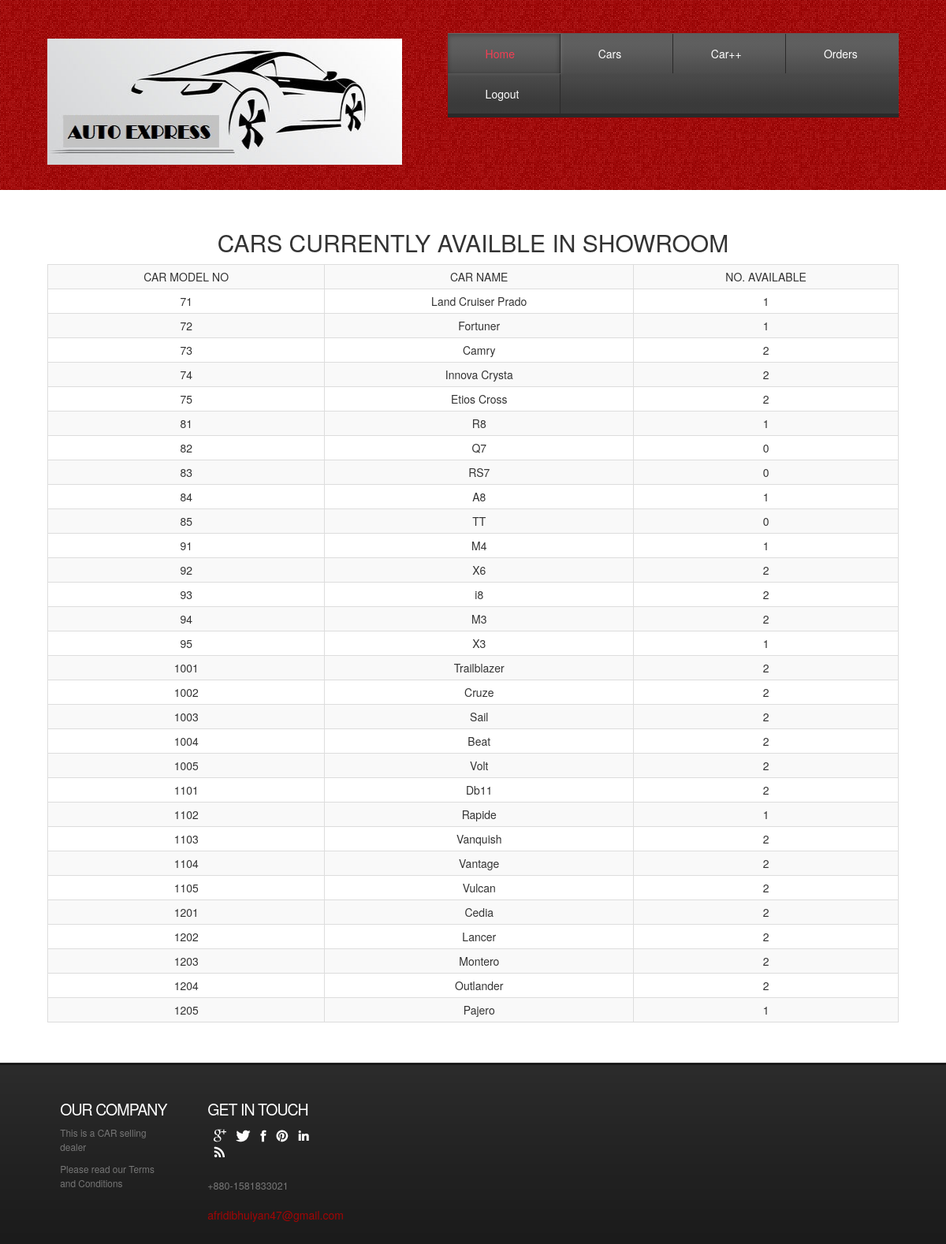
The page /admin/admincars.php (signed in) on the database its author committed.
### tables this page shows
CREATE TABLE `model` (
  `model` int(11) NOT NULL,
  `m_id` int(11) NOT NULL,
  `name` varchar(20) NOT NULL,
  `product_price` varchar(255) NOT NULL,
  `year` year(4) NOT NULL,
  `basic_spec` varchar(200) NOT NULL
);

### admin/admincars.php (the view, shortened to what this page needs)
<!DOCTYPE HTML>
<html>
<head>
<link href="css/style.css" rel="stylesheet" type="text/css" media="all" />
<link rel="stylesheet" href="https://maxcdn.bootstrapcdn.com/bootstrap/3.3.7/css/bootstrap.min.css">
</head>
<body>
<div class="header">
<div class="wrap">
	<div class="header-bot">
		 <div class="logo">
			 <a href="about.html"><img src="images/logo.png" alt="" style="width:450px; height: 160px;"></a>
		 </div>
		 <div class="cart">
		    <div class="menu-main">
			   <ul class="dc_css3_menu">
					<li class="active"><a href="admin.php">Home</a></li>
					 <li><a href="admincars.php">Cars</a></li>
                     <li><a href="adminaddcar.php">Car++</a></li>
                     <li><a href="adminorders.php">Orders</a></li>
                     <li><a href="adminLogout.php">Logout</a></li>
		     	</ul>
			</div>
		</div>
	   </div>
	  </div>
</div>
<div class="header-bottom">
	<div class="wrap">
		<div class="page-not-found">
			<div class="text-center">
          <h2>CARS CURRENTLY AVAILBLE IN SHOWROOM
          </h2>
        </div>
        <div class="container-fluid row">
            <div class="col-md-3"></div>
          <div class="s">
                  <table class="table table-bordered table-responsive table-striped table-hover table-condensed text-center " >
                    <tr>
                        <th class = "text-center">CAR MODEL NO</th>
                        <th class = "text-center">CAR NAME</th>
                        <th class = "text-center">NO. AVAILABLE</th>
                     </tr>
                              <?php
                                 $db=mysqli_connect("localhost","root","","car_showroom");
                                    $getcars= mysqli_query($db, "SELECT * from model");
                                    $numrows3 =mysqli_num_rows($getcars);
                                    if($numrows3 !=0)
                                    {
                                        while($row3=mysqli_fetch_assoc($getcars))
                                        {
                                                        $dbmodelno=$row3['model'];
                                                         $dbmodelname=$row3['name'];
                                                $getcarnumbers = mysqli_query($db, "SELECT * from car where model = '".$dbmodelno."'");
                                                $numrows2 =mysqli_num_rows($getcarnumbers);
                                                            echo "<tr>" ;
                                                            echo "<td>$dbmodelno</td>";
                                                           echo "<td>$dbmodelname</td>";
                                                           echo "<td> $numrows2</td>";
                                                            echo" </tr>";
                                        }
                                    }
                            ?>
                   </table>
          </div>
            <div class="col-md-3"></div>
        </div>
		</div>
	</div>
</div>
<div class="footer">
	<div class="wrap">
	   <div class="footer-top">
				<div class="col_1_of_5 span_1_of_5">
					<div class="footer-grid twitts">
					<h3>Our Company</h3>
						<div class="f_menu">
							 <ul>
						          <li>This is a CAR selling dealer</li>
						     	  <li>Please read our Terms and Conditions </li>
						     </ul>
						</div>
				   </div>
				</div>
				<div class="col_1_of_5 span_1_of_5">
					<div class="footer-grid twitts">
						<h3>Get in touch</h3>
						<ul class="follow_icon">
							<li><a href="#" style="opacity: 1;"><img src="images/follow_icon.png" alt=""></a></li>
							<li><a href="#" style="opacity: 1;"><img src="images/follow_icon1.png" alt=""></a></li>
							<li><a href="#" style="opacity: 1;"><img src="images/follow_icon2.png" alt=""></a></li>
							<li><a href="#" style="opacity: 1;"><img src="images/follow_icon3.png" alt=""></a></li>
							<li><a href="#" style="opacity: 1;"><img src="images/follow_icon4.png" alt=""></a></li>
							<li><a href="#" style="opacity: 1;"><img src="images/follow_icon5.png" alt=""></a></li>
						</ul>
						<p>+880-1581833021</p>
						<span>afridibhuiyan47@gmail.com</span>
					</div>
				</div>
		</div>
	</div>
</div>
</body>
</html>

### rows shown on the page
model: model "71", name "Land Cruiser Prado", numrows2 "1"
model: model "72", name "Fortuner", numrows2 "1"
model: model "73", name "Camry", numrows2 "2"
model: model "74", name "Innova Crysta", numrows2 "2"
model: model "75", name "Etios Cross", numrows2 "2"
model: model "81", name "R8", numrows2 "1"
model: model "82", name "Q7", numrows2 "0"
model: model "83", name "RS7", numrows2 "0"
model: model "84", name "A8", numrows2 "1"
model: model "85", name "TT", numrows2 "0"
model: model "91", name "M4", numrows2 "1"
model: model "92", name "X6", numrows2 "2"
model: model "93", name "i8", numrows2 "2"
model: model "94", name "M3", numrows2 "2"
model: model "95", name "X3", numrows2 "1"
model: model "1001", name "Trailblazer", numrows2 "2"
model: model "1002", name "Cruze", numrows2 "2"
model: model "1003", name "Sail", numrows2 "2"
model: model "1004", name "Beat", numrows2 "2"
model: model "1005", name "Volt", numrows2 "2"
model: model "1101", name "Db11", numrows2 "2"
model: model "1102", name "Rapide", numrows2 "1"
model: model "1103", name "Vanquish", numrows2 "2"
model: model "1104", name "Vantage", numrows2 "2"
model: model "1105", name "Vulcan", numrows2 "2"
model: model "1201", name "Cedia", numrows2 "2"
model: model "1202", name "Lancer", numrows2 "2"
model: model "1203", name "Montero", numrows2 "2"
model: model "1204", name "Outlander", numrows2 "2"
model: model "1205", name "Pajero", numrows2 "1"
